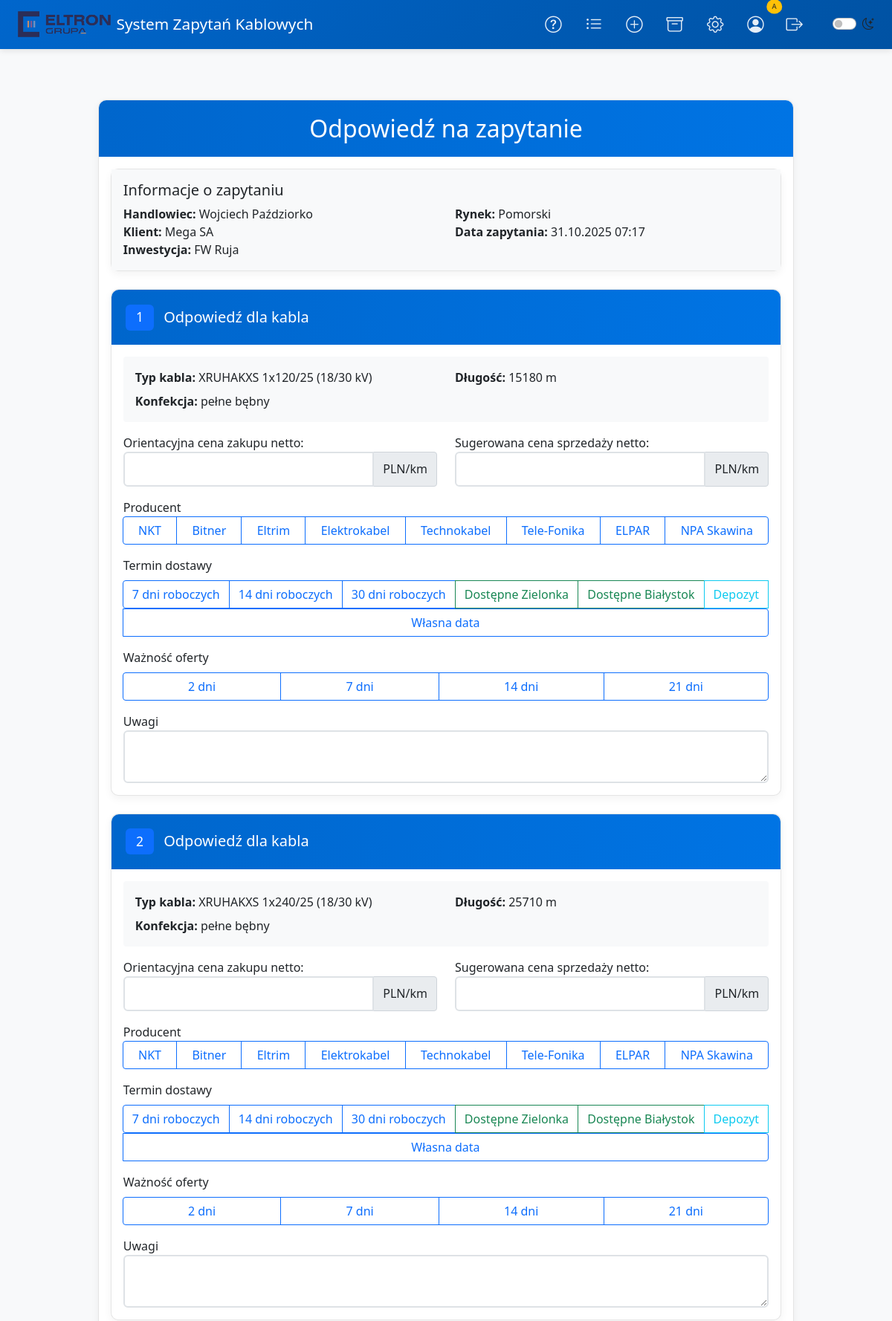
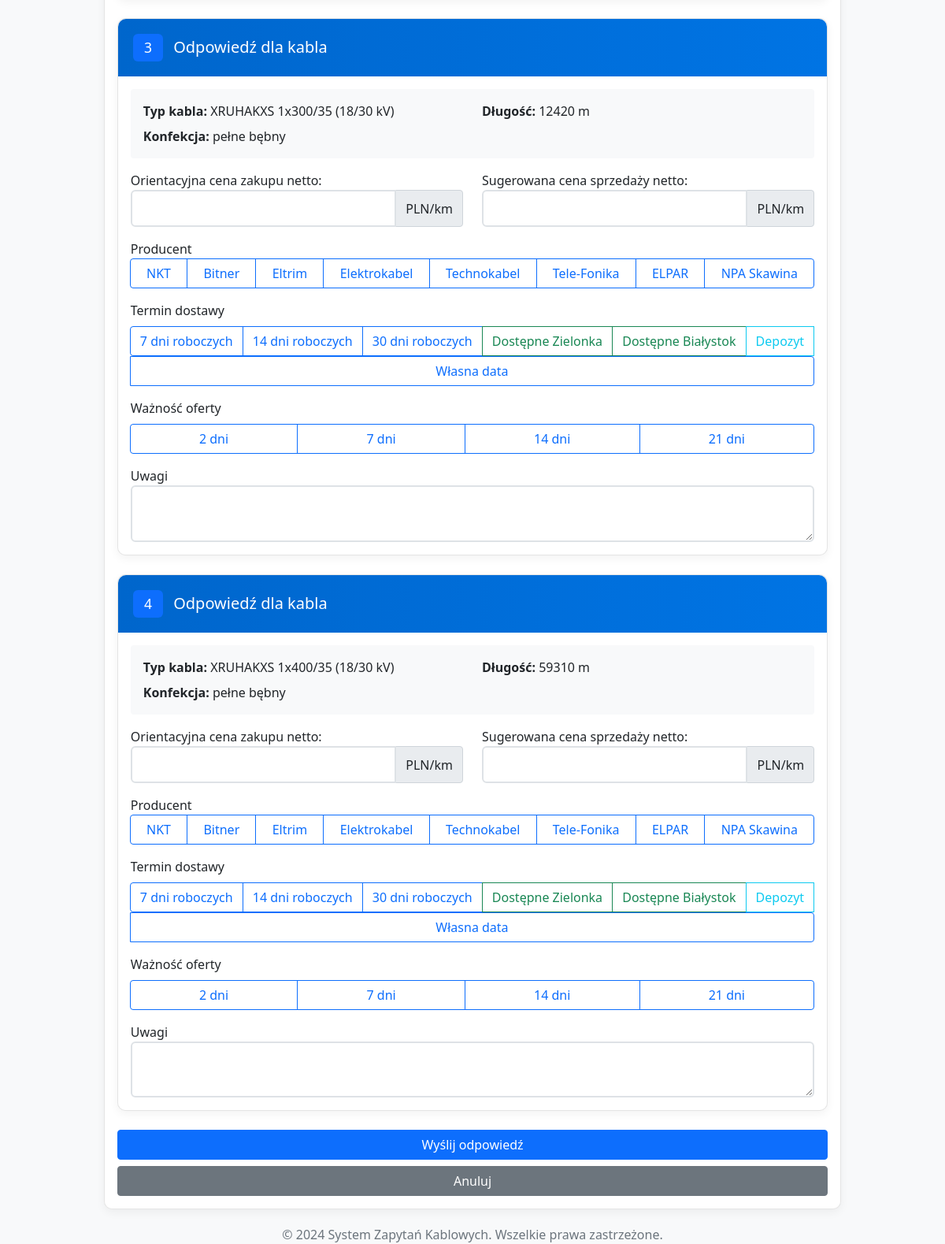
/response/689 (signed in), run on the app's committed database (2 pictures, top to bottom).
### models.py (models this page shows, shortened)
class Query(db.Model):
    id = db.Column(db.Integer, primary_key=True)
    name = db.Column(db.String(100), nullable=False)
    market = db.Column(db.String(50), nullable=False)
    client = db.Column(db.String(100), nullable=False)
    investment = db.Column(db.String(200), nullable=True)
    packaging = db.Column(db.String(50), nullable=True)
    preferred_date = db.Column(db.Date, nullable=False)
    query_comments = db.Column(db.Text, nullable=True)
    date_submitted = db.Column(db.DateTime, default=lambda: datetime.now(ZoneInfo("Europe/Warsaw")))
    cables = db.relationship('Cable', backref='query', lazy=True)
    is_won = db.Column(db.Boolean, default=None)
    comments = db.relationship('Comment', backref='query', lazy=True)

class Cable(db.Model):
    id = db.Column(db.Integer, primary_key=True)
    query_id = db.Column(db.Integer, db.ForeignKey('query.id'), nullable=False)
    cable_type = db.Column(db.String(100), nullable=False)
    voltage = db.Column(db.String(20), nullable=True)
    length = db.Column(db.Integer, nullable=False)
    packaging = db.Column(db.String(50), nullable=False)
    specific_lengths = db.Column(db.Text, nullable=True)
    comments = db.Column(db.Text, nullable=True)
    response = db.relationship('CableResponse', backref='cable', uselist=False)

### routes/responses.py (the view, shortened to what this page needs)
@responses_bp.route('/response/<int:query_id>', methods=['GET', 'POST'], endpoint='respond')
@login_required
def respond(query_id):
    if not session.get('is_admin'):
        flash('Brak uprawnień do odpowiadania na zapytania.', 'danger')
        return redirect(url_for('main.index'))
    try:
        query = Query.query.get_or_404(query_id)
        form = ResponseForm()
        unanswered_cables = [cable for cable in query.cables if not cable.response]
        form.cable_responses = [CableResponseForm() for _ in unanswered_cables]
        return render_template(
            'response.html',
            form=form,
            query=query,
            cable_data=zip(unanswered_cables, form.cable_responses),
            cable_response_form=CableResponseForm()
        )
    except Exception as e:
        print(f"Błąd w respond(): {str(e)}")
        flash('Wystąpił błąd podczas przetwarzania zapytania.', 'error')
        return redirect(url_for('main.index'))

### forms.py (shortened to what this page needs)
class ResponseForm(FlaskForm):
    cable_responses = FieldList(FormField(CableResponseForm), min_entries=0)

### app.py (called while the page is built)
@app.context_processor
def utility_processor():
    def format_datetime(dt):
        if dt.tzinfo is None:
            dt = dt.replace(tzinfo=timezone.utc)
        local_dt = dt.astimezone(ZoneInfo("Europe/Warsaw"))
        return local_dt.strftime('%Y-%m-%d %H:%M:%S')
    return {
        'format_datetime': format_datetime,
        'datetime': datetime
    }

### utils.py (called while the page is built)
def login_required(f):
    @wraps(f)
    def decorated_function(*args, **kwargs):
        if not session.get('logged_in'):
            flash('Musisz się zalogować, aby uzyskać dostęp do tej strony.', 'warning')
            session['next_url'] = request.url
            return redirect(url_for('auth.login')) # Updated to point to blueprint
        return f(*args, **kwargs)
    return decorated_function

### templates/response.html (shortened to what this page needs)
{% extends "base.html" %}
{% block content %}
<div class="container mt-5">
    <div class="row justify-content-center">
        <div class="col-md-10">
            <div class="card">
                <div class="card-header bg-primary text-white">
                    <h2 class="text-center mb-0">Odpowiedź na zapytanie</h2>
                </div>
                <div class="card-body">
                    <div class="mb-4">
                        <div class="card">
                            <div class="card-body bg-light">
                                <h5 class="card-title">Informacje o zapytaniu</h5>
                                <div class="row">
                                    <div class="col-md-6">
                                        <b>Handlowiec:</b> {{ query.name }}<br>
                                        <b>Klient:</b> {{ query.client }}<br>
                                        <b>Inwestycja:</b> {{ query.investment }}<br>
                                    </div>
                                    <div class="col-md-6">
                                        <b>Rynek:</b> {{ query.market }}<br>
                                        <b>Data zapytania:</b> {{ query.date_submitted.strftime('%d.%m.%Y %H:%M') }}
                                    </div>
                                </div>
                            </div>
                        </div>
                    </div>
                    <form method="POST">
                        {% for cable, response_form in cable_data %}
                        <div class="card mb-4">
                            <div class="card-header bg-light">
                                <h5 class="mb-0">
                                    <span class="badge bg-primary me-2">{{ loop.index }}</span>
                                    Odpowiedź dla kabla
                                </h5>
                            </div>
                            <div class="card-body">
                                <div class="mb-3 p-3 bg-light rounded">
                                    <div class="row">
                                        <div class="col-md-6">
                                            <b>Typ kabla:</b> {{ cable.cable_type }}
                                            {% if cable.voltage %} ({{ cable.voltage }} kV) {% endif %}
                                        </div>
                                        <div class="col-md-6">
                                            <b>Długość:</b> {{ cable.length }} m
                                        </div>
                                    </div>
                                    <div class="row mt-2">
                                        <div class="col-md-6">
                                            <b>Konfekcja:</b> {{ cable.packaging }}
                                        </div>
                                    </div>
                                </div>
                                <div class="row mb-3">
                                    <div class="col-md-6">
                                        <div class="form-group">
                                            <label>Orientacyjna cena zakupu netto:</label>
                                            <div class="input-group">
                                                <input type="number" step="0.01" min="0"
                                                    name="cable_responses-{{ loop.index0 }}-price_per_meter_purchase"
                                                    class="form-control">
                                                <span class="input-group-text">PLN/km</span>
                                            </div>
                                        </div>
                                    </div>
                                    <div class="col-md-6">
                                        <div class="form-group">
                                            <label>Sugerowana cena sprzedaży netto:</label>
                                            <div class="input-group">
                                                <input type="number" step="0.01" min="0"
                                                    name="cable_responses-{{ loop.index0 }}-price_per_meter_client"
                                                    class="form-control">
                                                <span class="input-group-text">PLN/km</span>
                                            </div>
                                        </div>
                                    </div>
                                </div>
                                <div class="form-group mb-3">
                                    <label>Producent</label>
                                    <div class="btn-group d-flex flex-wrap" role="group">
                                        <label class="btn btn-outline-primary" for="man1-{{ loop.index0 }}">NKT</label>
                                        <label class="btn btn-outline-primary"
                                            for="man2-{{ loop.index0 }}">Bitner</label>
                                        <label class="btn btn-outline-primary"
                                            for="man3-{{ loop.index0 }}">Eltrim</label>
                                        <label class="btn btn-outline-primary"
                                            for="man4-{{ loop.index0 }}">Elektrokabel</label>
                                        <label class="btn btn-outline-primary"
                                            for="man5-{{ loop.index0 }}">Technokabel</label>
                                        <label class="btn btn-outline-primary"
                                            for="man6-{{ loop.index0 }}">Tele-Fonika</label>
                                        <label class="btn btn-outline-primary"
                                            for="man7-{{ loop.index0 }}">ELPAR</label>
                                        <label class="btn btn-outline-primary" for="man8-{{ loop.index0 }}">NPA
                                            Skawina</label>
                                    </div>
                                </div>
                                <div class="form-group mb-3">
                                    <label class="mb-2">Termin dostawy</label>
                                    <div class="btn-group d-flex flex-wrap" role="group">
                                        <label class="btn btn-outline-primary" for="delivery7-{{ loop.index0 }}">7 dni
                                            roboczych</label>
                                        <label class="btn btn-outline-primary" for="delivery14-{{ loop.index0 }}">14 dni
                                            roboczych</label>
                                        <label class="btn btn-outline-primary" for="delivery30-{{ loop.index0 }}">30 dni
                                            roboczych</label>
                                        <label class="btn btn-outline-success"
                                            for="deliveryZ-{{ loop.index0 }}">Dostępne Zielonka</label>
                                        <label class="btn btn-outline-success"
                                            for="deliveryB-{{ loop.index0 }}">Dostępne Białystok</label>
                                        <label class="btn btn-outline-info"
                                            for="deliveryD-{{ loop.index0 }}">Depozyt</label>
                                        <label class="btn btn-outline-primary"
                                            for="deliveryCustom-{{ loop.index0 }}">Własna data</label>
                                    </div>
                                </div>
                                <div class="form-group mb-3">
                                    <label class="mb-2">Ważność oferty</label>
                                    <div class="btn-group d-flex flex-wrap" role="group">
                                        <label class="btn btn-outline-primary" for="validity2-{{ loop.index0 }}">2
                                            dni</label>
                                        <label class="btn btn-outline-primary" for="validity7-{{ loop.index0 }}">7
                                            dni</label>
                                        <label class="btn btn-outline-primary" for="validity14-{{ loop.index0 }}">14
                                            dni</label>
                                        <label class="btn btn-outline-primary" for="validity21-{{ loop.index0 }}">21
                                            dni</label>
                                    </div>
                                </div>
                                <div class="form-group">
                                    <label>Uwagi</label>
                                    <textarea name="cable_responses-{{ loop.index0 }}-comments" class="form-control"
                                        rows="2"></textarea>
                                </div>
                            </div>
                        </div>
                        {% endfor %}
                        <div class="d-grid gap-2">
                            <button type="submit" class="btn btn-primary">Wyślij odpowiedź</button>
                            <a href="{{ url_for('main.index') }}" class="btn btn-secondary">Anuluj</a>
                        </div>
                    </form>
                </div>
            </div>
        </div>
    </div>
</div>
{% endblock %}

### static/css/style.css (style rules this page uses)
:root { --bg-color: #f8f9fa; --text-color: #212529; --card-bg: #ffffff; --border-color: rgba(0, 0, 0, .125); --input-bg: #ffffff; --input-text: #212529; }
body { min-height: 100vh; display: flex; flex-direction: column; background-color: var(--bg-color); color: var(--text-color); transition: background-color 0.3s, color 0.3s; }
.card { background-color: var(--card-bg); border-color: var(--border-color); }
.form-control, .form-select { background-color: var(--input-bg); color: var(--input-text); border-color: var(--border-color); }
.container { max-width: 98% !important; }
.card { box-shadow: 0 4px 12px rgba(0, 0, 0, .05); border-radius: 10px; border: 1px solid rgba(0, 0, 0, .1); transition: all 0.3s ease; }
.card-header { background: linear-gradient(to right, #0066cc, #0074e4); color: white; border-radius: 10px 10px 0 0 !important; border: none; padding: 1.2rem; }
.form-control { border-radius: 6px; padding: 0.6rem 1rem; border: 2px solid #dee2e6; transition: all 0.3s ease; }
.badge { padding: 0.5em 0.8em; font-size: 0.875em; border-radius: 6px; font-weight: 500; }
.table tr, .card, .alert { animation: fadeIn 0.3s ease-out forwards; }

### data on the page
Query: name "Wojciech Paździorko", client "Mega SA", investment "FW Ruja", market "Pomorski", date_submitted "31.10.2025 07:17"
Cable: cable_type "XRUHAKXS 1x120/25", voltage "18/30", length "15180", packaging "pełne bębny"
Cable: cable_type "XRUHAKXS 1x240/25", voltage "18/30", length "25710", packaging "pełne bębny"
Cable: cable_type "XRUHAKXS 1x300/35", voltage "18/30", length "12420", packaging "pełne bębny"
Cable: cable_type "XRUHAKXS 1x400/35", voltage "18/30", length "59310", packaging "pełne bębny"
